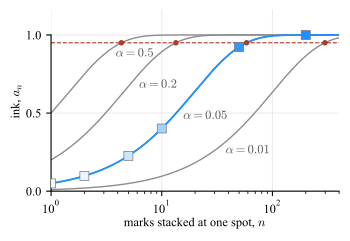

Generate this figure with Python:
# --- Match LaTeX document: Times New Roman, 10pt, textwidth=7in ---
# The accumulation itself, a_n = 1 - (1-alpha)^n, with the ink drawn as the fill of the
# markers on one curve so the curve and the page agree. Past the dashed level a further mark
# changes nothing a reader can see, which is where transparency stops reporting count.
#
# Every number the caption quotes is printed at the end.
import numpy as np
import matplotlib.pyplot as plt
from matplotlib.colors import to_rgb

plt.rcParams.update({
    'font.family': 'serif',
    'font.serif': ['Times New Roman'],
    'font.size': 10,
    'axes.titlesize': 10,
    'axes.labelsize': 9,
    'xtick.labelsize': 9,
    'ytick.labelsize': 9,
    'mathtext.fontset': 'cm',
})

PT = 9
C_MARK = '#1E90FF'
C_NOTE = '#B03A2E'
FULL = 0.95                                # ink past which a further mark is invisible
ALPHAS = [0.5, 0.2, 0.05, 0.01]
A_SHOW = 0.05                              # the curve whose ink is drawn as marker fill
LABEL_Y = {0.5: 0.90, 0.2: 0.70, 0.05: 0.50, 0.01: 0.28}   # one label height per curve
SHOW_N = (1, 2, 5, 10, 50, 200)


def ink(alpha, n):
    """Ink accumulated by n marks of opacity alpha stacked at one spot."""
    return 1.0 - (1.0 - alpha) ** n


def over(top, bottom, alpha):
    """The color of a mark of opacity alpha composited over a background."""
    t, b = np.array(to_rgb(top)), np.array(to_rgb(bottom))
    return alpha * t + (1.0 - alpha) * b


fig, ax = plt.subplots(figsize=(3.4, 2.3))
fig.subplots_adjust(left=0.135, right=0.985, top=0.975, bottom=0.185)

n = np.logspace(0, np.log10(400), 400)
cross = {}
for alpha in ALPHAS:
    ax.plot(n, ink(alpha, n), '-', lw=1.0, color='0.55')
    n_star = np.log(1 - FULL) / np.log(1 - alpha)
    cross[alpha] = n_star
    ax.plot(n_star, FULL, 'o', ms=3, color=C_NOTE, zorder=4)
    # name each curve where it passes its own label height, so no two labels share a row
    y_lab = LABEL_Y[alpha]
    ax.annotate(rf'$\alpha = {alpha:g}$', (np.log(1 - y_lab) / np.log(1 - alpha), y_lab),
                textcoords='offset points', xytext=(5, -2), ha='left', va='center',
                fontsize=PT, color='0.35')
ax.axhline(FULL, ls='--', lw=0.8, color=C_NOTE)
# the A_SHOW curve again, its markers filled with the color the page actually renders
for k in SHOW_N:
    y = ink(A_SHOW, k)
    ax.plot(k, y, 's', ms=6.5, markerfacecolor=over(C_MARK, 'white', y),
            markeredgecolor='0.45', markeredgewidth=0.5, zorder=5)
ax.plot(n, ink(A_SHOW, n), '-', lw=1.3, color=C_MARK, zorder=3)
ax.set_xscale('log')
ax.set_xlim(1, 400)
ax.set_ylim(0, 1.16)
ax.set_yticks([0, 0.5, 1])
ax.set_xlabel(r'marks stacked at one spot, $n$', labelpad=1)
ax.set_ylabel(r'ink, $a_n$', labelpad=2)
ax.spines['left'].set_bounds(0, 1)
for side in ('top', 'right'):
    ax.spines[side].set_visible(False)
ax.grid(True, alpha=0.25)

basename = 'plot_alpha_accum'
plt.savefig(f'{basename}.pdf', bbox_inches='tight')
plt.savefig(f'{basename}.svg', bbox_inches='tight')
plt.savefig(f'{basename}.jpeg', dpi=300, bbox_inches='tight')
print(f'Saved {basename}.pdf, {basename}.svg, {basename}.jpeg')

for alpha in ALPHAS:
    print(f'alpha {alpha:4.2f}: reaches {FULL:.2f} of full ink at n = {cross[alpha]:6.1f}, '
          f'a lone mark carries {alpha:.2f}')
print('rendered ink at alpha = %.2f:' % A_SHOW,
      ', '.join(f'n={k}: {ink(A_SHOW, k):.3f}' for k in SHOW_N))
